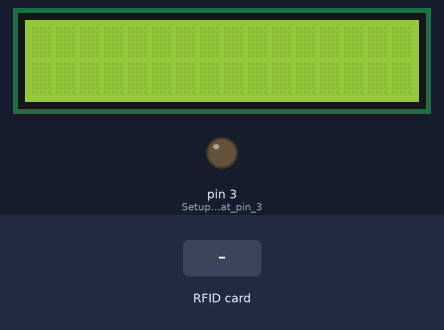
Bench run of a sketch on a simulated Arduino Uno, built with avr-gcc and run on an emulated ATmega328P. Shown: 16×2 character LCD, output pins drawn as LEDs (lit = HIGH). The inputs (shaded band) are chosen by the test bench. Random numbers use the default seed unless the sketch sets one; pins used as bus, display or sensor lines are not drawn; what the sketch prints to the serial monitor is not drawn.

Above: at 1.3 s.
1.4 s: RFID card D9 C7 A5 5A held to the reader
At 2.2 s:
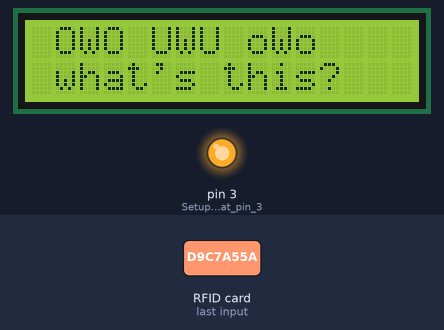
3.9 s: RFID card 5E 7A 19 C4 held to the reader
At 4.6 s:
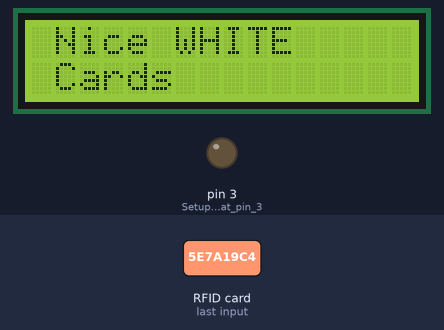
6.4 s: RFID card D9 C7 A5 5A held to the reader
At 6.8 s:
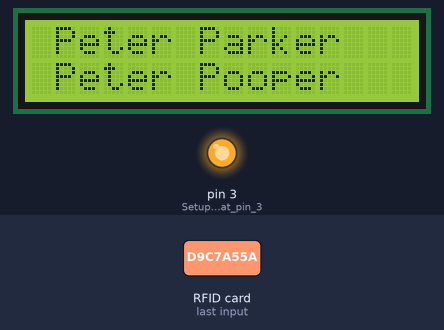
8.9 s: RFID card D9 C7 A5 5A held to the reader
At 9.7 s:
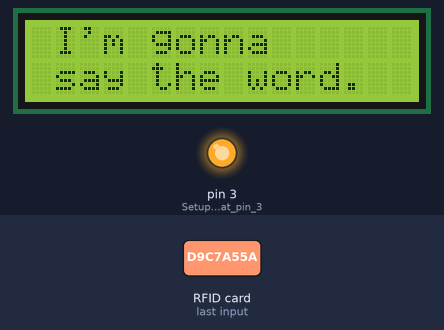
11.4 s: RFID card D9 C7 A5 5A held to the reader
At 12.2 s:
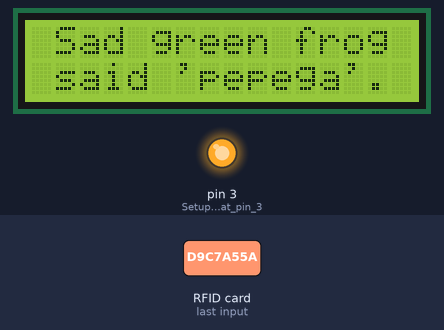
Timing chart, 0 to 14.4 s (numbered marks = the images above; inputs shaded):
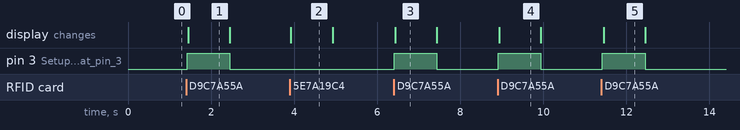

The sketch:

LCD_Message.ino
```cpp
#include <SPI.h>
#include <MFRC522.h>

#include <Wire.h>
#include <LiquidCrystal_I2C.h>
LiquidCrystal_I2C lcd(0x27, 16, 2); // Set the LCD I2C address
/* 16 characters wide, with 2 rows*/

#define SS_PIN 10
#define RST_PIN 9
MFRC522 mfrc522(SS_PIN, RST_PIN);   // Create MFRC522 instance.


void setup()
{
pinMode(3,OUTPUT); // Setup for LED at pin 3
Serial.begin(9600);  // Begin Serial Monitor
SPI.begin(); // Sets SCK, MOSI AND SS to OUTPUTS : SSK and MOSI (LOW), and SS (HIGH)
mfrc522.PCD_Init();
Serial.println("Approximate your card to the reader...");// Message in Serial Monitor
Serial.println(); // Blank line in Serial Monitor

lcd.begin(); // Initialises the LCD with 16 characters, 2 lines and turns on backlight
lcd.clear(); // Clears all characters in LCD
}

void loop()
{
    if ( ! mfrc522.PICC_IsNewCardPresent())
  {
    return;
  }

  if ( ! mfrc522.PICC_ReadCardSerial())
  {
    return;
  }

  Serial.print("UID tag :");
  String content= "";
  byte letter;
  for (byte i = 0; i < mfrc522.uid.size; i++)
  {
     Serial.print(mfrc522.uid.uidByte[i] < 0x10 ? " 0" : " ");
     Serial.print(mfrc522.uid.uidByte[i], HEX);
     content.concat(String(mfrc522.uid.uidByte[i] < 0x10 ? " 0" : " "));
     content.concat(String(mfrc522.uid.uidByte[i], HEX));
  }
  Serial.println(); // Blank line in Serial Monitor
  Serial.print("Message : ");
  content.toUpperCase(); // Turns string 'content' to UPPERCASE letters


  if (content.substring(1) == "D9 C7 A5 5A") // D9 C7 A5 5A is KEYCHAIN, 59 DB 34 99 FOR WHITECARD
  {
    Serial.println("Authorised access");
    Serial.println();
    Serial.println("HIGH"); // Message for when LED is on
    digitalWrite(3, HIGH); // LED turns on when scan matches
    int RNG = random(1,11); //  Picks a random int from 1 - 10
    static char hey[][40] = {
                  // Message 1
                  "SOCIETY", "BOTTOM TEXT",

                  // Message 2
                  "AMONGUS", "SUSSY BAKA",

                  // Message 3
                  "8====3", "Woah! Wicked!!!",

                  // Message 4
                  "I'm gonna", "say the word.",

                  // Message 5
                  "POGGERS", " - Alex",

                  // Message 6
                  "Access Denied", "Reason: Stupid.",

                  // Message 7
                  "L + Ratio +", "Forfeit Bacon",

                  // Message 8
                  "OWO UWU oWo", "what's this?",

                    // Message 9
                  "Sad green frog", "said 'pepega'.",

                  // Message 10
                  "Peter Parker", "Peter Pooper"
                            }; // Generates an array of phrases

    lcd.setCursor(1, 0); // Cursor at top line (1,0)
    int top = (RNG * 2) - 2; // Index of first part of message
    lcd.print(hey[top]); // Prints message at set cursor

    lcd.setCursor(1, 1); // Cursor at bottom line (1,1)
    int bot = (RNG * 2) - 1; // Index of second part of message
    lcd.print(hey[bot]);// Prints message at set cursor

    delay(1000); // After 1 second
    lcd.clear(); // Clear LCD message
    digitalWrite(3, LOW); // Turns off LED
    Serial.println("LOW"); // Alerts that LED is off


  }
  else
  {
    Serial.println(" Access denied");

    // Only occurs when using whitecard/not-the-keychain
    lcd.setCursor(1, 0);
    lcd.print("Nice WHITE");
    lcd.setCursor(1, 1);
    lcd.print("Cards");
    delay(1000);
    lcd.clear();
  }
}
```

Measured:
- after the input at 1.4 s, pin 3 (Setup_for_LED_at_pin_3): LOW → HIGH at once, → LOW 1.0 s later; the display: changes after 0.05 s (image 1)
- after the input at 3.9 s, the display: changes at once (image 2)
- after the input at 6.4 s, pin 3 (Setup_for_LED_at_pin_3): LOW → HIGH at once, → LOW 1.0 s later; the display: changes at once (image 3)
- after the input at 8.9 s, pin 3 (Setup_for_LED_at_pin_3): LOW → HIGH at once, → LOW 1.0 s later; the display: changes at once (image 4)
- after the input at 11.4 s, pin 3 (Setup_for_LED_at_pin_3): LOW → HIGH at once, → LOW 1.0 s later; the display: changes after 0.05 s (image 5)
- what the display in image 1 shows lasts 1.1 s, from 1.4 s to 2.5 s
